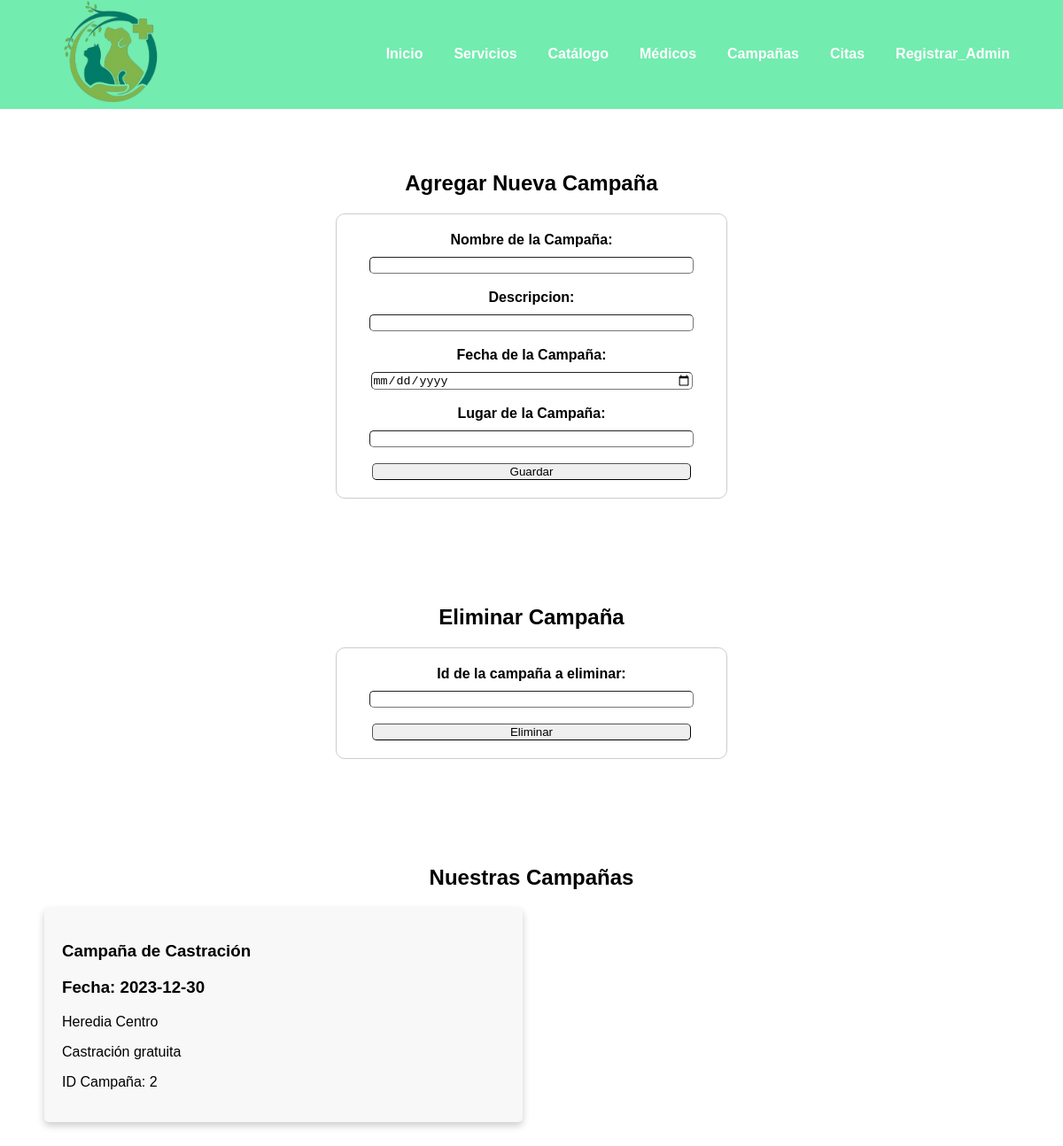
/campanasAdmin.php, run on the app's committed database.
### tables this page shows
CREATE TABLE `campanas` (
  `id_campana` int(11) NOT NULL,
  `nombre` varchar(30) DEFAULT NULL,
  `descripcion` varchar(300) DEFAULT NULL,
  `fecha` date DEFAULT NULL,
  `lugar` varchar(50) DEFAULT NULL
);

### menuAdmin.php (called while the page is built)
<?php
function getMenuAdmin(){
    $menu = array(array("url" => "indexAdmin.php", "name" => "Inicio"),
                array("url" => "serviciosAdmin.php", "name" => "Servicios"));
    $menu[] = array("url" => "catalogoAdmin.php", "name" => "Catálogo");
    $menu[] = array("url" => "medicosAdmin.php", "name" => "Médicos");
    $menu[] = array("url" => "campanasAdmin.php", "name" => "Campañas");
    $menu[] = array("url" => "citasAdmin.php", "name" => "Citas");
    $menu[] = array("url" => "registroAdmin.php", "name" => "Registrar_Admin");
    return $menu;
}

### campanasAdmin.php (the view, shortened to what this page needs)
<?php
include("menuAdmin.php");
include("config.php");
$menu = getMenuAdmin();
$conn = new mysqli($servername, $username, $password, $database);
?>
<!DOCTYPE html>
<html lang="es">
<head>
    <link rel="stylesheet" href="css/style.css">
</head>
<body>
    <header>
        <nav>
            <div class="logo">
                <img src="images/logo.png" alt="Logo Veterinaria">
            </div>
            <ul class="menu">
                <?php foreach ($menu as $item) { ?>
                    <li><a href="<?php echo $item["url"] ?>"><?php echo $item["name"] ?></a></li>
                <?php    }   ?>
            </ul>
        </nav>
    </header>
    <section class="servicios">
        <h2>Agregar Nueva Campaña</h2>
        <form method="POST" action="process_campanasAdmin.php">
            <label>Nombre de la Campaña: </label>
            <input type="text" name="name"><br><br>
            <label>Descripcion: </label>
            <input type="text" name="descripcion"><br><br>
            <label>Fecha de la Campaña: </label>
            <input type="date" name="fecha"><br><br>
            <label>Lugar de la Campaña: </label>
            <input type="text" name="lugar"><br><br>
            <input type="submit" value="Guardar">
        </form>
    </section>
    <section class="servicios">
        <h2>Eliminar Campaña</h2>
        <form method="POST" action="process_campanasAdminEliminar.php">
            <label>Id de la campaña a eliminar: </label>
            <input type="text" name="IdElimnar"><br><br>
            <input type="submit" value="Eliminar">
        </form>
    </section>
    <section class="servicios">
        <h2>Nuestras Campañas</h2>
        <div class="servicios-grid">
            <?php
            $sql = "SELECT * FROM campanas";
            $result = $conn->query($sql);
            if ($result->num_rows > 0) {
                while ($row = $result->fetch_assoc()) {
            ?>
                    <div class="servicios-item">
                        <h3><?php echo $row["nombre"] ?></h3>
                        <h3>Fecha:<?php echo ' '.$row["fecha"] ?></h3>
                        <p><?php echo $row["lugar"] ?></p>
                        <p><?php echo $row["descripcion"] ?></p>
                        <p>ID Campaña:<?php echo ' '.$row["id_campana"] ?></p>
                    </div>
            <?php }
            } ?>
        </div>
    </section>
</body>

### css/style.css (style rules this page uses)
body { font-family: Arial, sans-serif; margin: 0; padding: 0; }
header { background-color: #72ecaf; color: white; padding: 0.04px 0; }
nav { display: flex; justify-content: space-between; align-items: center; padding: 0 25px; }
.logo { flex: 0 0 260px; }
.logo img { width: 200px; }
.menu { list-style: none; display: flex; flex-basis: 500px; }
.menu li { margin-right: 35px; }
.menu a { text-decoration: none; color: white; font-weight: bold; transition: color 0.3s; }
.servicios { padding: 50px; text-align: center; }
.servicios h2 { font-size: 24px; margin-bottom: 20px; }
.servicios-grid { display: grid; grid-template-columns: repeat(2, 1fr); gap: 20px; text-align: left; }
.servicios-item { background-color: #F8F8F8; padding: 20px; border-radius: 5px; box-shadow: 0px 4px 8px rgba(0, 0, 0, 0.2); }
form { margin: 0 auto; padding: 20px; border: 1px solid #ccc; border-radius: 10px; width: 400px; }
label { display: block; margin-bottom: 10px; font-weight: bold; }
input { border-radius: 5px; border-width: 1px; width: 360px; }

### data on the page
campanas: nombre "Campaña de Castración", fecha "2023-12-30", lugar "Heredia Centro", descripcion "Castración gratuita", id_campana "2"

### other printed values
$item["name"] "Inicio"
$item["name"] "Servicios"
$item["name"] "Catálogo"
$item["name"] "Médicos"
$item["name"] "Campañas"
$item["name"] "Citas"
$item["name"] "Registrar_Admin"
